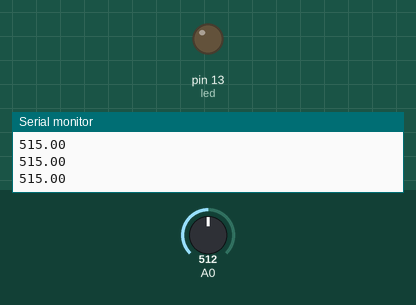
Recording of a sketch running on a simulated Arduino Uno, built with avr-gcc and run on an emulated ATmega328P. Parts: output pins drawn as LEDs (lit = HIGH), the last lines printed to the serial monitor. The inputs (shaded band) are chosen by the test bench; at power-on: A0 = 512.

Above: at 1.3 s.
1.4 s: A0 set to 216
3.2 s: A0 set to 185
At 4.3 s:
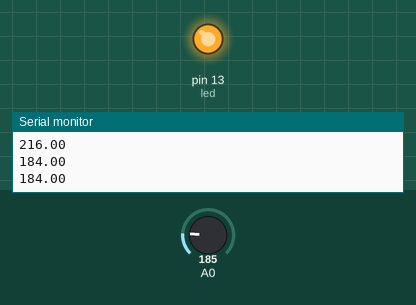
5.5 s: A0 set to 210
At 7.1 s:
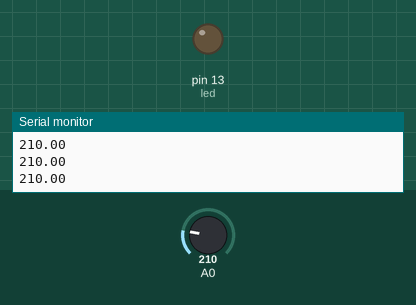
7.5 s: A0 set to 190
At 8.7 s:
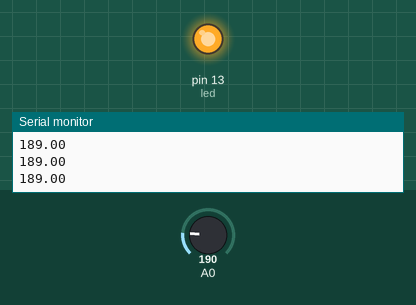
Timing chart, 0 to 10.5 s (numbered marks = the images above; inputs shaded):
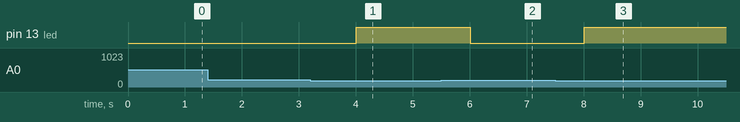

The sketch:

W04T04.LDR-Sensing.With.Analog.Input.ino
```cpp
/*
 * ISM.77257.Lectures
 * @author: coskun
 *
 * W04T04.Simple-Circutis.LDR-Sensing.With.Analog.Input
 * https://circuits.io/circuits/4440189-w04t04-ldr-sensing-with-analog-input
 *
 * Bu projede LDR kullanıp analog girişten deger okuyarak
 * gelen ışıkla lamba kontrolü yaptık.
 *
 * Not: Bu devre lamba rölesi yerine LED kllandık.
 */

int led = 13;
// the setup routine runs once when you press reset:
void setup() {
  Serial.begin(9600);
  pinMode(led, OUTPUT);
}

// the loop routine runs over and over again forever:
void loop() {
  int d = analogRead(A0);
  d = map(d,3,508,1,511);
  Serial.println(float(d));
  delay(500);

  if(d>200)
    digitalWrite(led,LOW);
  else
    digitalWrite(led,HIGH);
}
```

Measured:
- the behaviour switches between 202 and 201 on A0 (found by bisection; images 0 and 1)
- after the input at 3.2 s, pin 13 (led): LOW → HIGH after 0.81 s
- after the input at 5.5 s, pin 13 (led): HIGH → LOW after 0.51 s
- after the input at 7.5 s, pin 13 (led): LOW → HIGH after 0.51 s
